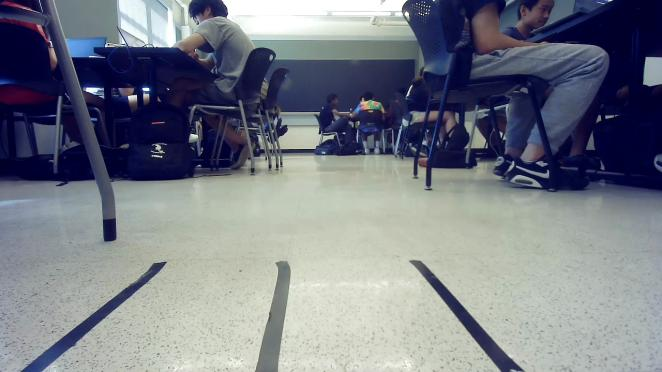
#> input picture frame_from_auv.jpg, 662 x 372 px
$ jupyter execute --allow-errors network_stream_capture_notebook.ipynb
#> lines starting #> are read from the running program, lines starting #| are printed output that depends on the picture; after the words box and inside, x2 and y2 are one past the last pixel; in counts of white or black regions, pixels touching at a corner belong together; pictures that were not available may be replaced by others from this repository, and a replacement may not be noted
### lane_detection.py
import cv2
import numpy as np
import matplotlib.pyplot as plt
import random
import Line
#from dt_apriltags import Detector

def detect_lines(my_img, edges, threshold1, threshold2, apertureSize,minLineLength,maxLineGap) -> list[Line.Line]:
    '''Takes an image and detects lines on it.
    Args:
        img (result of cv2.imread()): the image to process.
        edges (result of cv2.Canny()): edges on the image.
        threshold1 (int): the first threshold for the Canny edge detector.
        threshold2 (int): the second thlane_detection.pyreshold for the Canny edge detector.
        apertureSize (int): the aperture size for the Sobel operator.
        minLineLength (int): the minimum length of a line.
        maxLineGap (int): the maximum gap between two points to be considered the same line.

    Returns:
    the list of lines (list)
    '''
    lines = cv2.HoughLinesP(
                 edges,
                 rho=1,
                 theta=np.pi/180,
                 threshold=70,
                 minLineLength=100,
                 maxLineGap=30,
         )
    ret_lines = []
    for line in lines:
        x1, y1, x2, y2 = line[0]
        ret_lines.append(Line.Line(x1,y1,x2,y2))
    ret = merge_collinear_lines(ret_lines)
    return ret

# [126 lines left out: functions draw_lines, get_slope_intercepts, merge_collinear_lines, detect_lanes, draw_lanes, not called in this run]

### network_stream_capture_notebook.ipynb
[cell 1]
import cv2
from matplotlib import pyplot as plt
import lane_detection
import lane_following

[cell 2]
IP_ADDRESS = "192.168.1.102"

[cell 3]
'''vcap = cv2.VideoCapture(f"rtsp://{IP_ADDRESS}:8554/rovcam")
img = None

MAX_RETRY = 100
count = 0
while count < MAX_RETRY:
    count += 1
    # Obtain the frame
    ret, frame = vcap.read()

    # Check frame was received successfully
    if ret:
        # got a frame, close the cap and return the frame
        print(" got a frame ")
        img = frame
        vcap.release()

vcap.release()'''
img = cv2.imread('frame_from_auv.jpg')
#> img is the input picture: shape (372, 662, 3); mean B, G, R 134.6, 124.3, 119.8

[cell 4]
type(img)

[cell 5]
plt.imshow(img)

[cell 6]
img0 = img.copy()
sliced_img = img0[ int(img0.shape[0] / 2) : img0.shape[0]]
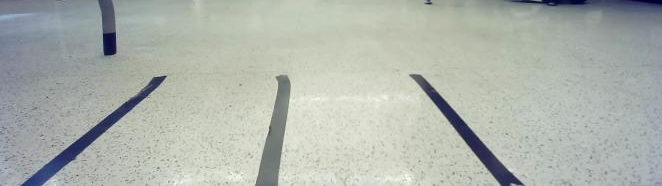
#> sliced_img: shape (186, 662, 3); mean B, G, R 172.9, 179.8, 174.4
frame = sliced_img.copy()
gray = cv2.cvtColor(sliced_img, cv2.COLOR_BGR2GRAY) # convert to grayscale
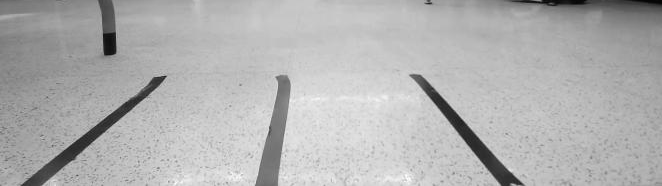
#> gray: shape (186, 662); min 5, max 254, mean 177.4
blurredimg = cv2.GaussianBlur(gray,(9,9),0)
ret,bw_image = cv2.threshold(blurredimg, 140, 255, cv2.THRESH_BINARY)
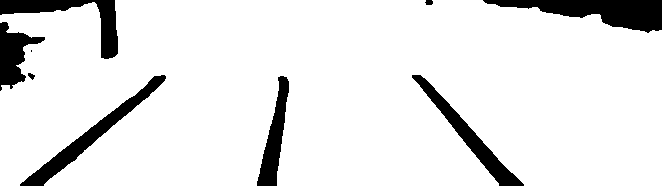
#> bw_image: shape (186, 662); 90.2% white; 9 black regions (1 under 20 px), largest, box (x1, y1, x2, y2) and area: (483, 0, 662, 33) 3011, (20, 75, 166, 186) 2184, (0, 0, 118, 59) 1953
edges = cv2.Canny(bw_image,50, 200, apertureSize=3) # detect edges
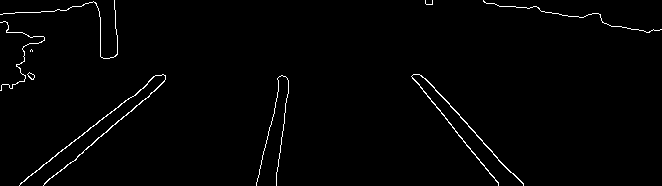
#> edges: shape (186, 662); 1.4% white in thin lines or dots
plt.imshow(edges)

[cell 7]
line_img = frame.copy()
#> (the rest of this cell did not finish here and is left out)

#> in detect_lines, `lines = cv2.HoughLinesP( edges, rho=1, theta=np.pi/180, threshold=70, ..`: lines = [[413, 78, 498, 182], [27, 177, 157, 75], [44, 183, 158, 87], [20, 183, 159, 75], [276, 185, 288, 84], [256, 185, 282, 75]]
#> the loop in detect_lines, `for line in lines:` made 1 pass
#> after the loop in detect_lines, `for line in lines:`: ret_lines = []
new_line_img = lane_detection.draw_lines(line_img,linelist)
plt.imshow(cv2.cvtColor(new_line_img,cv2.COLOR_BGR2RGB))

[cell 8]
lane_img = frame.copy()
#> (the rest of this cell did not finish here and is left out)

[cell 9]
center_lane_img = frame.copy()
#> (the rest of this cell did not finish here and is left out)

[cell 10]
center_line_img = frame.copy()
#> (the rest of this cell did not finish here and is left out)

#> (a cell that did not finish here is left out)

[cell 12]
cap=cv2.VideoCapture("AUV_Vid.mkv")

ret, frame=cap.read()
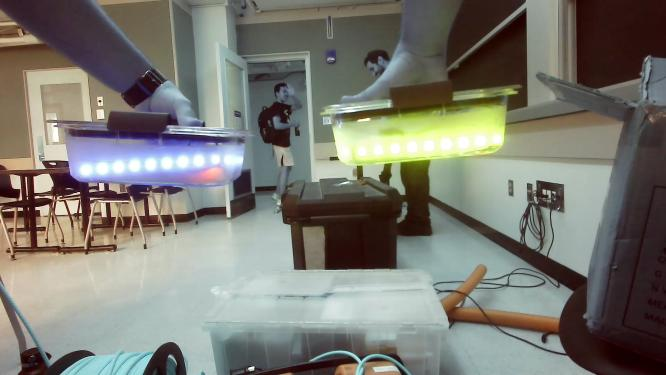
#> input picture image.jpg, 666 x 375 px, given in place of AUV_Vid.mkv, which was not available
#> frame is the input picture: shape (375, 666, 3); mean B, G, R 113.5, 121.3, 122
#> `sliced = frame[ int(frame.shape[0] / 2) : frame.shape[0]]`:
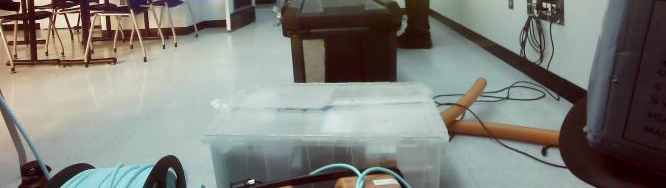
#> sliced: shape (188, 666, 3); mean B, G, R 122.9, 128.9, 128.2
#> `gray = cv2.cvtColor(sliced, cv2.COLOR_BGR2GRAY)`:
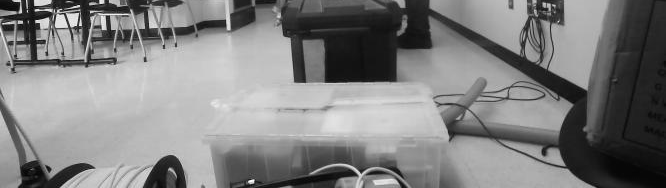
#> gray: shape (188, 666); min 5, max 254, mean 128
#> `blurredimg = cv2.GaussianBlur(gray,(9,9),0)`:
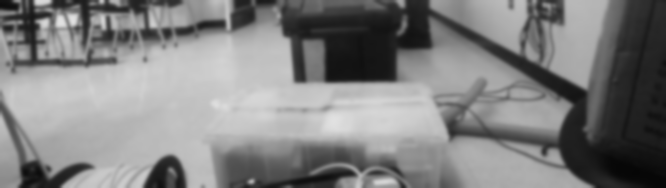
#> blurredimg: shape (188, 666); min 6, max 225, mean 128
#> `ret,bw_image = cv2.threshold(blurredimg, 140, 255, cv2.THRESH_BINARY)`:
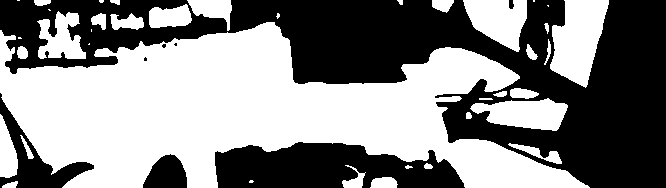
#> bw_image: shape (188, 666); 52.7% white; 8 black regions (3 under 20 px), largest, box (x1, y1, x2, y2) and area: (0, 0, 666, 188) 47296, (215, 142, 465, 188) 8430, (0, 93, 94, 188) 2383, (143, 154, 187, 188) 1085, (509, 0, 514, 9) 38
#> `edges = cv2.Canny(bw_image,50, 200, apertureSize=3)`:
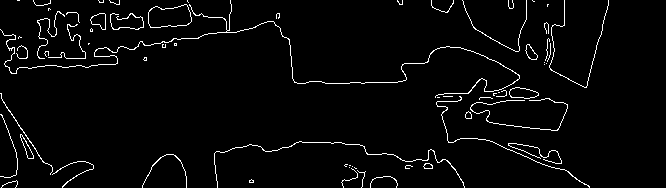
#> edges: shape (188, 666); 3.1% white in thin lines or dots
count=0
frequency=150


#> (the rest of this cell did not finish here and is left out)

#> the loop in detect_lines, `for line in lines:` made 1 pass
#> (x1, y1, x2, y2) on pass 1: (4, 35, 186, 25)
        if len(lines)>1:
            lanes = lane_detection.detect_lanes(lines)
            center_lane = lane_following.get_lane_center(lanes)
            center_line = lane_following.get_center_line(center_lane[0])
            (strafe_direction,turn_direction,turn_in_degrees,direction) = lane_following.recommend_direction(center_line.get_x_intercept(),center_line.get_slope(),center_line,width)
            text = f"The AUV should move {strafe_direction} and {turn_direction} by {turn_in_degrees} {direction}"

            frame = lane_detection.draw_lines(frame, [center_line], (0,0,255), offset = True)
            frame = cv2.putText(frame, text, (0,50), cv2.FONT_HERSHEY_SIMPLEX, 2, (255,255,255), 2, cv2.LINE_AA)

        plt.imshow(frame)
        plt.show()
    count+=1
    ret, frame=cap.read()
